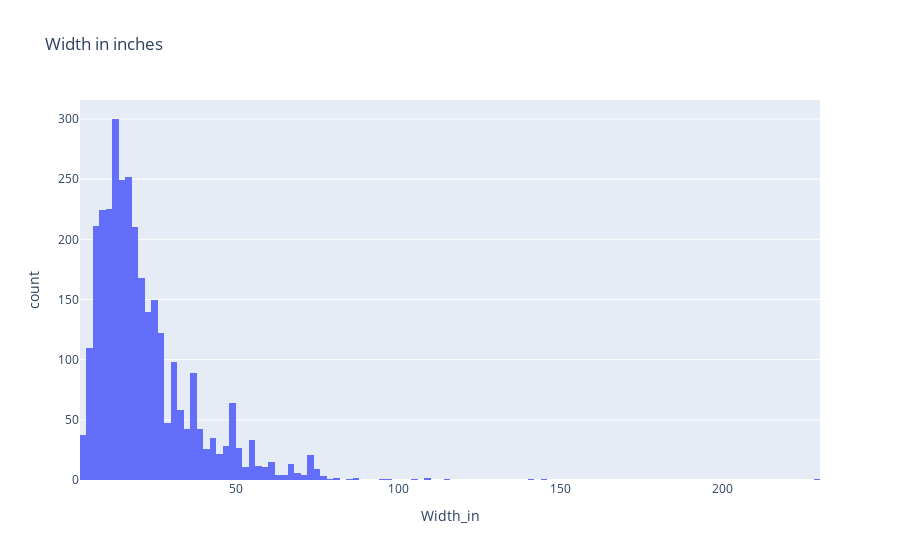

The code cell stored with this chart in its notebook:
### Code cell
fig = px.histogram(DF,
                 x='Width_in',
                 title='Width in inches',
                 hover_data='name')
fig.show()

### Figure 1 — Plotly figure (JSON) as saved in the notebook; plotly's stock layout.template omitted (floating-point values rounded to 4 significant figures; data arrays with more than 128 entries replaced by an {"elided": "..."} marker saying what was removed)
{"data": [{"bingroup": "x", "hovertemplate": "Width_in=%{x}<br>count=%{y}<extra></extra>", "legendgroup": "", "marker": {"color": "#636efa", "pattern": {"shape": ""}}, "name": "", "orientation": "v", "showlegend": false, "type": "histogram", "x": {"elided": "3393 float values"}, "xaxis": "x", "yaxis": "y"}], "layout": {"barmode": "relative", "legend": {"tracegroupgap": 0}, "title": {"text": "Width in inches"}, "xaxis": {"anchor": "y", "domain": [0, 1], "title": {"text": "Width_in"}}, "yaxis": {"anchor": "x", "domain": [0, 1], "title": {"text": "count"}}}}
